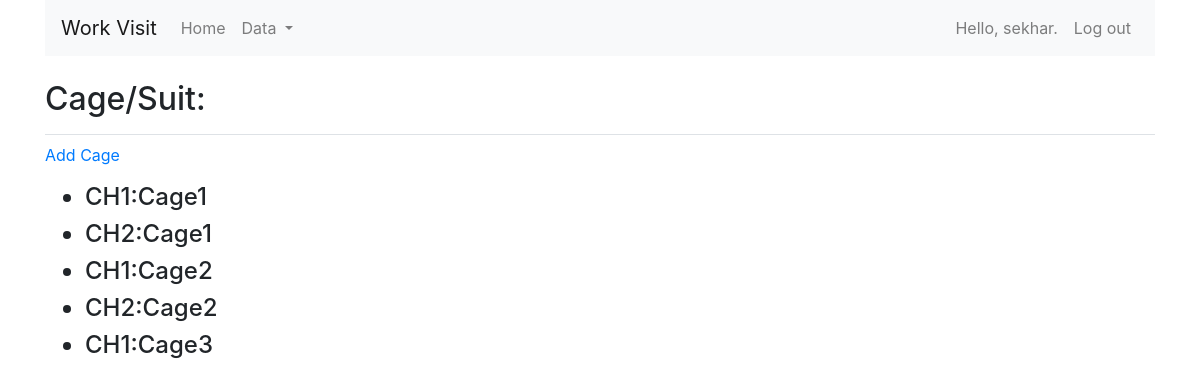
The page /cageview (signed in) on the database its author committed.
### WorkVisits/models.py (models this page shows)
class Cage(models.Model):
    ibx_name = models.ForeignKey(Ibx, on_delete=models.PROTECT)
    cage_name = models.CharField('Cage Name', max_length=250)
    date_added = models.DateTimeField(auto_now_add=True)
    class Meta:
        verbose_name_plural = 'cages'
    def __str__(self):
        return self.cage_name[:250]

### WorkVisits/views.py (the view)
# urls.py: url('^cageview', views.cageview, name='cageview'),
@login_required
def cageview(request):
    cage = Cage.objects.order_by('date_added')
    context = {'cages': cage}
    return render(request, 'WorkVisits/cageview.html', context)

### WorkVisits/templates/WorkVisits/cageview.html
{% extends 'WorkVisits/base.html'%}
{% load bootstrap4 %}
{% block header %}
<h2>Cage/Suit: </h2>
{% endblock header %}
{% block content %}
<p><a href="{% url 'workvisits:new_cage' %}">Add Cage</a></p>
<ul>
    {% for cage in cages %}
    <h4>
        <li>{{cage}}</li>
    </h4>
    {% empty %}
    <h4>
        <li>No Cage have been added yet.</li>
    </h4>
    {% endfor %}
</ul>
{% endblock content %}

### WorkVisits/templates/WorkVisits/base.html (shortened to what this page needs)
{% load bootstrap4 %}
<!DOCTYPE html>
<html lang="en">
<head>
    {% bootstrap_css %}
</head>
<body>
<div class="container">
    <nav class="navbar navbar-expand-md navbar-light bg-light">
        <a class="navbar-brand" href="{% url 'workvisits:workvisit_request' %}">Work Visit</a>
        <div class="navbar-collapse collapse w-100 order-1 order-md-0 dual-collapse2" id="navbarNavDropdown">
            <ul class="nav navbar-nav">
                <li class="nav-item ">
                    <a class="nav-link" href="{% url 'workvisits:home' %}">Home <span class="sr-only">(current)</span></a>
                </li>
                <li class="nav-item dropdown">
                    <a class="nav-link dropdown-toggle" href="#" id="navbarDropdownMenuLink" data-toggle="dropdown" aria-haspopup="true" aria-expanded="false">
                        Data
                    </a>
                </li>
            </ul>
        </div>
        <div class="navbar-collapse collapse w-100 order-3 dual-collapse2">
            <ul class="navbar-nav ml-auto">
                {% if user.is_authenticated %}
                 <li class="nav-item"><a class="nav-link" href="{% url 'users:user_details' user.id %}">Hello, {{ user.username }}.</a></li>
                <li class="nav-item"><a class="nav-link" href="{% url 'users:logout' %}">Log out</a></li>
                {% else %}
                <li class="nav-item"><a class="nav-link" href="{% url 'users:register' %}">Register</a></li>
                 <li class="nav-item"><a class="nav-link" href="{% url 'users:login' %}">Log in</a></li>
                {% endif %}
            </ul>
        </div>
    </nav>
</div>
<div class="container">
    <div class="pb-2 mt-4 mb-2 border-bottom">
        {% block header %}
        {% endblock header %}
    </div>
    <div>
        {% block content %}{% endblock content %}
    </div>
</div>
</body>
</html>

### rows shown on the page
Cage: cage_name "CH1:Cage1"
Cage: cage_name "CH2:Cage1"
Cage: cage_name "CH1:Cage2"
Cage: cage_name "CH2:Cage2"
Cage: cage_name "CH1:Cage3"

### other values the page prints
{{ user.username }} "sekhar"
